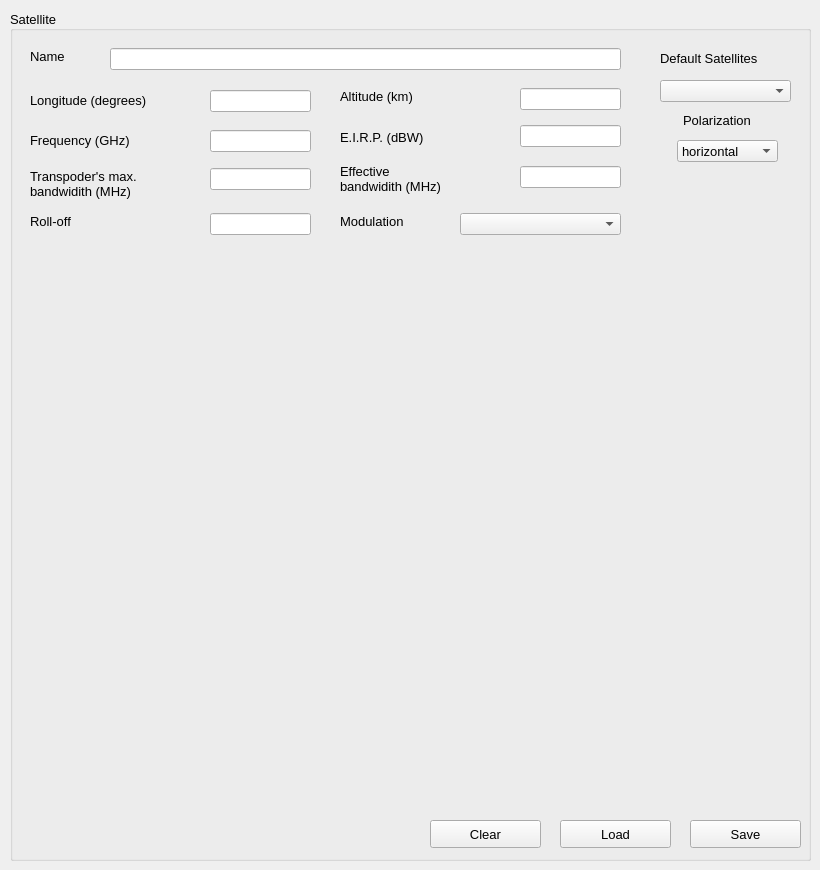
    <widget class="QWidget" name="satellite_page">
     <widget class="QGroupBox" name="groupBox_9">
      <property name="geometry">
       <rect>
        <x>10</x>
        <y>10</y>
        <width>801</width>
        <height>851</height>
       </rect>
      </property>
      <property name="font">
       <font>
        <pointsize>10</pointsize>
       </font>
      </property>
      <property name="autoFillBackground">
       <bool>false</bool>
      </property>
      <property name="title">
       <string>Satellite</string>
      </property>
      <property name="alignment">
       <set>Qt::AlignJustify|Qt::AlignVCenter</set>
      </property>
      <widget class="QLabel" name="label_31">
       <property name="geometry">
        <rect>
         <x>20</x>
         <y>38</y>
         <width>55</width>
         <height>16</height>
        </rect>
       </property>
       <property name="text">
        <string>Name</string>
       </property>
      </widget>
      <widget class="QLabel" name="label_54">
       <property name="geometry">
        <rect>
         <x>20</x>
         <y>80</y>
         <width>161</width>
         <height>21</height>
        </rect>
       </property>
       <property name="text">
        <string>Longitude (degrees)</string>
       </property>
      </widget>
      <widget class="QLineEdit" name="name_sat">
       <property name="geometry">
        <rect>
         <x>100</x>
         <y>38</y>
         <width>511</width>
         <height>22</height>
        </rect>
       </property>
      </widget>
      <widget class="QLineEdit" name="long_sat">
       <property name="geometry">
        <rect>
         <x>200</x>
         <y>80</y>
         <width>101</width>
         <height>22</height>
        </rect>
       </property>
      </widget>
      <widget class="QPushButton" name="save_sat">
       <property name="geometry">
        <rect>
         <x>680</x>
         <y>810</y>
         <width>111</width>
         <height>28</height>
        </rect>
       </property>
       <property name="font">
        <font>
         <pointsize>10</pointsize>
         <weight>50</weight>
         <bold>false</bold>
        </font>
       </property>
       <property name="text">
        <string>Save</string>
       </property>
      </widget>
      <widget class="QPushButton" name="load_sat">
       <property name="geometry">
        <rect>
         <x>550</x>
         <y>810</y>
         <width>111</width>
         <height>28</height>
        </rect>
       </property>
       <property name="font">
        <font>
         <pointsize>10</pointsize>
         <weight>50</weight>
         <bold>false</bold>
        </font>
       </property>
       <property name="text">
        <string>Load</string>
       </property>
      </widget>
      <widget class="QComboBox" name="default_sat">
       <property name="geometry">
        <rect>
         <x>650</x>
         <y>70</y>
         <width>131</width>
         <height>22</height>
        </rect>
       </property>
       <property name="font">
        <font>
         <pointsize>8</pointsize>
        </font>
       </property>
       <item>
        <property name="text">
         <string/>
        </property>
       </item>
       <item>
        <property name="text">
         <string>StarOne C2/C4</string>
        </property>
       </item>
       <item>
        <property name="text">
         <string>Hispamar</string>
        </property>
       </item>
       <item>
        <property name="text">
         <string>Claro</string>
        </property>
       </item>
       <item>
        <property name="text">
         <string>Menino Ney</string>
        </property>
       </item>
      </widget>
      <widget class="QLabel" name="label_55">
       <property name="geometry">
        <rect>
         <x>650</x>
         <y>40</y>
         <width>131</width>
         <height>16</height>
        </rect>
       </property>
       <property name="text">
        <string>Default Satellites</string>
       </property>
      </widget>
      <widget class="QLabel" name="label_56">
       <property name="geometry">
        <rect>
         <x>330</x>
         <y>78</y>
         <width>111</width>
         <height>16</height>
        </rect>
       </property>
       <property name="text">
        <string>Altitude (km)</string>
       </property>
      </widget>
      <widget class="QLineEdit" name="height_sat">
       <property name="geometry">
        <rect>
         <x>510</x>
         <y>78</y>
         <width>101</width>
         <height>22</height>
        </rect>
       </property>
      </widget>
      <widget class="QLabel" name="label_59">
       <property name="geometry">
        <rect>
         <x>330</x>
         <y>119</y>
         <width>121</width>
         <height>16</height>
        </rect>
       </property>
       <property name="text">
        <string>E.I.R.P. (dBW)</string>
       </property>
      </widget>
      <widget class="QLineEdit" name="eirp_sat">
       <property name="geometry">
        <rect>
         <x>510</x>
         <y>115</y>
         <width>101</width>
         <height>22</height>
        </rect>
       </property>
      </widget>
      <widget class="QLabel" name="label_60">
       <property name="geometry">
        <rect>
         <x>20</x>
         <y>148</y>
         <width>171</width>
         <height>51</height>
        </rect>
       </property>
       <property name="layoutDirection">
        <enum>Qt::LeftToRight</enum>
       </property>
       <property name="text">
        <string>Transpoder's max.
bandwidith (MHz)</string>
       </property>
      </widget>
      <widget class="QLineEdit" name="max_bw_sat">
       <property name="geometry">
        <rect>
         <x>200</x>
         <y>158</y>
         <width>101</width>
         <height>22</height>
        </rect>
       </property>
      </widget>
      <widget class="QLabel" name="label_61">
       <property name="geometry">
        <rect>
         <x>330</x>
         <y>143</y>
         <width>171</width>
         <height>51</height>
        </rect>
       </property>
       <property name="layoutDirection">
        <enum>Qt::LeftToRight</enum>
       </property>
       <property name="text">
        <string>Effective 
bandwidith (MHz)</string>
       </property>
      </widget>
      <widget class="QLineEdit" name="bw_util_sat">
       <property name="geometry">
        <rect>
         <x>510</x>
         <y>156</y>
         <width>101</width>
         <height>22</height>
        </rect>
       </property>
      </widget>
      <widget class="QLabel" name="label_64">
       <property name="geometry">
        <rect>
         <x>20</x>
         <y>203</y>
         <width>61</width>
         <height>16</height>
        </rect>
       </property>
       <property name="text">
        <string>Roll-off</string>
       </property>
      </widget>
      <widget class="QLineEdit" name="rolloff_sat">
       <property name="geometry">
        <rect>
         <x>200</x>
         <y>203</y>
         <width>101</width>
         <height>22</height>
        </rect>
       </property>
      </widget>
      <widget class="QLabel" name="label_65">
       <property name="geometry">
        <rect>
         <x>330</x>
         <y>203</y>
         <width>91</width>
         <height>16</height>
        </rect>
       </property>
       <property name="text">
        <string>Modulation</string>
       </property>
      </widget>
      <widget class="QComboBox" name="modcod_sat">
       <property name="geometry">
        <rect>
         <x>450</x>
         <y>203</y>
         <width>161</width>
         <height>22</height>
        </rect>
       </property>
      </widget>
      <widget class="QLabel" name="label_66">
       <property name="geometry">
        <rect>
         <x>20</x>
         <y>120</y>
         <width>131</width>
         <height>20</height>
        </rect>
       </property>
       <property name="text">
        <string>Frequency (GHz)</string>
       </property>
      </widget>
      <widget class="QLineEdit" name="freq_sat">
       <property name="geometry">
        <rect>
         <x>200</x>
         <y>120</y>
         <width>101</width>
         <height>22</height>
        </rect>
       </property>
      </widget>
      <widget class="QLabel" name="label_7">
       <property name="geometry">
        <rect>
         <x>673</x>
         <y>100</y>
         <width>91</width>
         <height>20</height>
        </rect>
       </property>
       <property name="text">
        <string>Polarization</string>
       </property>
      </widget>
      <widget class="QComboBox" name="pol_sat">
       <property name="geometry">
        <rect>
         <x>667</x>
         <y>130</y>
         <width>101</width>
         <height>22</height>
        </rect>
       </property>
       <item>
        <property name="text">
         <string>horizontal</string>
        </property>
       </item>
       <item>
        <property name="text">
         <string>vertical</string>
        </property>
       </item>
       <item>
        <property name="text">
         <string>circular</string>
        </property>
       </item>
      </widget>
      <widget class="QPushButton" name="clear_sat">
       <property name="geometry">
        <rect>
         <x>420</x>
         <y>810</y>
         <width>111</width>
         <height>28</height>
        </rect>
       </property>
       <property name="font">
        <font>
         <pointsize>10</pointsize>
         <weight>50</weight>
         <bold>false</bold>
        </font>
       </property>
       <property name="text">
        <string>Clear</string>
       </property>
      </widget>
     </widget>
    </widget>
